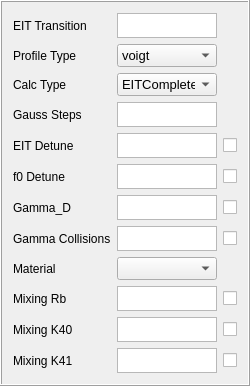
         <widget class="QFrame" name="frame_3">
          <property name="sizePolicy">
           <sizepolicy hsizetype="Minimum" vsizetype="Minimum">
            <horstretch>0</horstretch>
            <verstretch>0</verstretch>
           </sizepolicy>
          </property>
          <property name="frameShape">
           <enum>QFrame::Box</enum>
          </property>
          <property name="frameShadow">
           <enum>QFrame::Raised</enum>
          </property>
          <layout class="QHBoxLayout" name="horizontalLayout_9">
           <item>
            <layout class="QGridLayout" name="gridLayout_2">
             <property name="sizeConstraint">
              <enum>QLayout::SetMinimumSize</enum>
             </property>
             <item row="10" column="2">
              <widget class="QCheckBox" name="checkBox_mixing_k40">
               <property name="sizePolicy">
                <sizepolicy hsizetype="Minimum" vsizetype="Minimum">
                 <horstretch>0</horstretch>
                 <verstretch>0</verstretch>
                </sizepolicy>
               </property>
               <property name="cursor">
                <cursorShape>PointingHandCursor</cursorShape>
               </property>
               <property name="text">
                <string/>
               </property>
              </widget>
             </item>
             <item row="10" column="0">
              <widget class="QLabel" name="label_par_mixing_k40">
               <property name="sizePolicy">
                <sizepolicy hsizetype="Minimum" vsizetype="Minimum">
                 <horstretch>0</horstretch>
                 <verstretch>0</verstretch>
                </sizepolicy>
               </property>
               <property name="cursor">
                <cursorShape>PointingHandCursor</cursorShape>
               </property>
               <property name="mouseTracking">
                <bool>true</bool>
               </property>
               <property name="text">
                <string>Mixing K40</string>
               </property>
              </widget>
             </item>
             <item row="1" column="0">
              <widget class="QLabel" name="label_par_profile">
               <property name="sizePolicy">
                <sizepolicy hsizetype="Minimum" vsizetype="Minimum">
                 <horstretch>0</horstretch>
                 <verstretch>0</verstretch>
                </sizepolicy>
               </property>
               <property name="cursor">
                <cursorShape>PointingHandCursor</cursorShape>
               </property>
               <property name="mouseTracking">
                <bool>true</bool>
               </property>
               <property name="text">
                <string>Profile Type</string>
               </property>
              </widget>
             </item>
             <item row="6" column="1">
              <widget class="QTextEdit" name="textEdit_par_gammad">
               <property name="sizePolicy">
                <sizepolicy hsizetype="Minimum" vsizetype="Minimum">
                 <horstretch>0</horstretch>
                 <verstretch>0</verstretch>
                </sizepolicy>
               </property>
               <property name="maximumSize">
                <size>
                 <width>100</width>
                 <height>25</height>
                </size>
               </property>
               <property name="font">
                <font>
                 <pointsize>10</pointsize>
                </font>
               </property>
               <property name="cursor" stdset="0">
                <cursorShape>IBeamCursor</cursorShape>
               </property>
               <property name="tabChangesFocus">
                <bool>true</bool>
               </property>
              </widget>
             </item>
             <item row="6" column="0">
              <widget class="QLabel" name="label_par_gammad">
               <property name="sizePolicy">
                <sizepolicy hsizetype="Minimum" vsizetype="Minimum">
                 <horstretch>0</horstretch>
                 <verstretch>0</verstretch>
                </sizepolicy>
               </property>
               <property name="cursor">
                <cursorShape>PointingHandCursor</cursorShape>
               </property>
               <property name="mouseTracking">
                <bool>true</bool>
               </property>
               <property name="text">
                <string>Gamma_D</string>
               </property>
              </widget>
             </item>
             <item row="2" column="1">
              <widget class="QComboBox" name="comboBox_type">
               <property name="sizePolicy">
                <sizepolicy hsizetype="Minimum" vsizetype="Minimum">
                 <horstretch>0</horstretch>
                 <verstretch>0</verstretch>
                </sizepolicy>
               </property>
               <property name="maximumSize">
                <size>
                 <width>100</width>
                 <height>25</height>
                </size>
               </property>
               <property name="font">
                <font>
                 <pointsize>10</pointsize>
                </font>
               </property>
               <item>
                <property name="text">
                 <string>EITComplete</string>
                </property>
               </item>
               <item>
                <property name="text">
                 <string>EITStandalone</string>
                </property>
               </item>
               <item>
                <property name="text">
                 <string>EITTransition</string>
                </property>
               </item>
               <item>
                <property name="text">
                 <string>EITPower</string>
                </property>
               </item>
               <item>
                <property name="text">
                 <string>weakComplete</string>
                </property>
               </item>
               <item>
                <property name="text">
                 <string>weakStandalone</string>
                </property>
               </item>
              </widget>
             </item>
             <item row="4" column="2">
              <widget class="QCheckBox" name="checkBox_EITDetune">
               <property name="sizePolicy">
                <sizepolicy hsizetype="Minimum" vsizetype="Minimum">
                 <horstretch>0</horstretch>
                 <verstretch>0</verstretch>
                </sizepolicy>
               </property>
               <property name="cursor">
                <cursorShape>PointingHandCursor</cursorShape>
               </property>
               <property name="text">
                <string/>
               </property>
              </widget>
             </item>
             <item row="2" column="0">
              <widget class="QLabel" name="label_par_type">
               <property name="sizePolicy">
                <sizepolicy hsizetype="Minimum" vsizetype="Minimum">
                 <horstretch>0</horstretch>
                 <verstretch>0</verstretch>
                </sizepolicy>
               </property>
               <property name="cursor">
                <cursorShape>PointingHandCursor</cursorShape>
               </property>
               <property name="mouseTracking">
                <bool>true</bool>
               </property>
               <property name="text">
                <string>Calc Type</string>
               </property>
              </widget>
             </item>
             <item row="5" column="0">
              <widget class="QLabel" name="label_par_f0det">
               <property name="sizePolicy">
                <sizepolicy hsizetype="Minimum" vsizetype="Minimum">
                 <horstretch>0</horstretch>
                 <verstretch>0</verstretch>
                </sizepolicy>
               </property>
               <property name="cursor">
                <cursorShape>PointingHandCursor</cursorShape>
               </property>
               <property name="mouseTracking">
                <bool>false</bool>
               </property>
               <property name="text">
                <string>f0 Detune</string>
               </property>
              </widget>
             </item>
             <item row="4" column="0">
              <widget class="QLabel" name="label_par_EITDetune">
               <property name="sizePolicy">
                <sizepolicy hsizetype="Minimum" vsizetype="Minimum">
                 <horstretch>0</horstretch>
                 <verstretch>0</verstretch>
                </sizepolicy>
               </property>
               <property name="cursor">
                <cursorShape>PointingHandCursor</cursorShape>
               </property>
               <property name="mouseTracking">
                <bool>true</bool>
               </property>
               <property name="text">
                <string>EIT Detune</string>
               </property>
              </widget>
             </item>
             <item row="3" column="1">
              <widget class="QTextEdit" name="textEdit_par_gaussSteps">
               <property name="sizePolicy">
                <sizepolicy hsizetype="Minimum" vsizetype="Minimum">
                 <horstretch>0</horstretch>
                 <verstretch>0</verstretch>
                </sizepolicy>
               </property>
               <property name="maximumSize">
                <size>
                 <width>100</width>
                 <height>25</height>
                </size>
               </property>
               <property name="font">
                <font>
                 <pointsize>10</pointsize>
                </font>
               </property>
               <property name="cursor" stdset="0">
                <cursorShape>IBeamCursor</cursorShape>
               </property>
               <property name="tabChangesFocus">
                <bool>true</bool>
               </property>
              </widget>
             </item>
             <item row="8" column="0">
              <widget class="QLabel" name="label_par_material">
               <property name="sizePolicy">
                <sizepolicy hsizetype="Minimum" vsizetype="Minimum">
                 <horstretch>0</horstretch>
                 <verstretch>0</verstretch>
                </sizepolicy>
               </property>
               <property name="cursor">
                <cursorShape>PointingHandCursor</cursorShape>
               </property>
               <property name="mouseTracking">
                <bool>true</bool>
               </property>
               <property name="text">
                <string>Material</string>
               </property>
              </widget>
             </item>
             <item row="5" column="1">
              <widget class="QTextEdit" name="textEdit_par_f0det">
               <property name="sizePolicy">
                <sizepolicy hsizetype="Minimum" vsizetype="Minimum">
                 <horstretch>0</horstretch>
                 <verstretch>0</verstretch>
                </sizepolicy>
               </property>
               <property name="maximumSize">
                <size>
                 <width>100</width>
                 <height>25</height>
                </size>
               </property>
               <property name="font">
                <font>
                 <pointsize>10</pointsize>
                </font>
               </property>
               <property name="cursor" stdset="0">
                <cursorShape>IBeamCursor</cursorShape>
               </property>
               <property name="tabChangesFocus">
                <bool>true</bool>
               </property>
              </widget>
             </item>
             <item row="7" column="1">
              <widget class="QTextEdit" name="textEdit_par_gamma_coll">
               <property name="sizePolicy">
                <sizepolicy hsizetype="Minimum" vsizetype="Minimum">
                 <horstretch>0</horstretch>
                 <verstretch>0</verstretch>
                </sizepolicy>
               </property>
               <property name="maximumSize">
                <size>
                 <width>100</width>
                 <height>25</height>
                </size>
               </property>
               <property name="font">
                <font>
                 <pointsize>10</pointsize>
                </font>
               </property>
               <property name="cursor" stdset="0">
                <cursorShape>IBeamCursor</cursorShape>
               </property>
               <property name="tabChangesFocus">
                <bool>true</bool>
               </property>
              </widget>
             </item>
             <item row="4" column="1">
              <widget class="QTextEdit" name="textEdit_par_EITDetune">
               <property name="sizePolicy">
                <sizepolicy hsizetype="Minimum" vsizetype="Minimum">
                 <horstretch>0</horstretch>
                 <verstretch>0</verstretch>
                </sizepolicy>
               </property>
               <property name="maximumSize">
                <size>
                 <width>100</width>
                 <height>25</height>
                </size>
               </property>
               <property name="font">
                <font>
                 <pointsize>10</pointsize>
                </font>
               </property>
               <property name="cursor" stdset="0">
                <cursorShape>IBeamCursor</cursorShape>
               </property>
               <property name="tabChangesFocus">
                <bool>true</bool>
               </property>
              </widget>
             </item>
             <item row="9" column="0">
              <widget class="QLabel" name="label_par_mixing_rb">
               <property name="sizePolicy">
                <sizepolicy hsizetype="Minimum" vsizetype="Minimum">
                 <horstretch>0</horstretch>
                 <verstretch>0</verstretch>
                </sizepolicy>
               </property>
               <property name="cursor">
                <cursorShape>PointingHandCursor</cursorShape>
               </property>
               <property name="mouseTracking">
                <bool>true</bool>
               </property>
               <property name="text">
                <string>Mixing Rb</string>
               </property>
              </widget>
             </item>
             <item row="3" column="0">
              <widget class="QLabel" name="label_par_gaussSteps">
               <property name="sizePolicy">
                <sizepolicy hsizetype="Minimum" vsizetype="Minimum">
                 <horstretch>0</horstretch>
                 <verstretch>0</verstretch>
                </sizepolicy>
               </property>
               <property name="cursor">
                <cursorShape>PointingHandCursor</cursorShape>
               </property>
               <property name="mouseTracking">
                <bool>true</bool>
               </property>
               <property name="text">
                <string>Gauss Steps</string>
               </property>
              </widget>
             </item>
             <item row="9" column="1">
              <widget class="QTextEdit" name="textEdit_par_mixing_rb">
               <property name="sizePolicy">
                <sizepolicy hsizetype="Minimum" vsizetype="Minimum">
                 <horstretch>0</horstretch>
                 <verstretch>0</verstretch>
                </sizepolicy>
               </property>
               <property name="maximumSize">
                <size>
                 <width>100</width>
                 <height>25</height>
                </size>
               </property>
               <property name="font">
                <font>
                 <pointsize>10</pointsize>
                </font>
               </property>
               <property name="cursor" stdset="0">
                <cursorShape>IBeamCursor</cursorShape>
               </property>
               <property name="tabChangesFocus">
                <bool>true</bool>
               </property>
              </widget>
             </item>
             <item row="9" column="2">
              <widget class="QCheckBox" name="checkBox_mixing_rb">
               <property name="sizePolicy">
                <sizepolicy hsizetype="Minimum" vsizetype="Minimum">
                 <horstretch>0</horstretch>
                 <verstretch>0</verstretch>
                </sizepolicy>
               </property>
               <property name="cursor">
                <cursorShape>PointingHandCursor</cursorShape>
               </property>
               <property name="text">
                <string/>
               </property>
              </widget>
             </item>
             <item row="1" column="1">
              <widget class="QComboBox" name="comboBox_profile">
               <property name="sizePolicy">
                <sizepolicy hsizetype="Minimum" vsizetype="Minimum">
                 <horstretch>0</horstretch>
                 <verstretch>0</verstretch>
                </sizepolicy>
               </property>
               <property name="maximumSize">
                <size>
                 <width>100</width>
                 <height>25</height>
                </size>
               </property>
               <property name="font">
                <font>
                 <pointsize>10</pointsize>
                </font>
               </property>
               <item>
                <property name="text">
                 <string>voigt</string>
                </property>
               </item>
               <item>
                <property name="text">
                 <string>lorentz</string>
                </property>
               </item>
              </widget>
             </item>
             <item row="6" column="2">
              <widget class="QCheckBox" name="checkBox_gammad">
               <property name="sizePolicy">
                <sizepolicy hsizetype="Minimum" vsizetype="Minimum">
                 <horstretch>0</horstretch>
                 <verstretch>0</verstretch>
                </sizepolicy>
               </property>
               <property name="cursor">
                <cursorShape>PointingHandCursor</cursorShape>
               </property>
               <property name="text">
                <string/>
               </property>
              </widget>
             </item>
             <item row="7" column="0">
              <widget class="QLabel" name="label_par_gamma_coll">
               <property name="sizePolicy">
                <sizepolicy hsizetype="Minimum" vsizetype="Minimum">
                 <horstretch>0</horstretch>
                 <verstretch>0</verstretch>
                </sizepolicy>
               </property>
               <property name="cursor">
                <cursorShape>PointingHandCursor</cursorShape>
               </property>
               <property name="mouseTracking">
                <bool>true</bool>
               </property>
               <property name="text">
                <string>Gamma Collisions</string>
               </property>
              </widget>
             </item>
             <item row="5" column="2">
              <widget class="QCheckBox" name="checkBox_f0det">
               <property name="sizePolicy">
                <sizepolicy hsizetype="Minimum" vsizetype="Minimum">
                 <horstretch>0</horstretch>
                 <verstretch>0</verstretch>
                </sizepolicy>
               </property>
               <property name="cursor">
                <cursorShape>PointingHandCursor</cursorShape>
               </property>
               <property name="text">
                <string/>
               </property>
              </widget>
             </item>
             <item row="8" column="1">
              <widget class="QComboBox" name="comboBox_material">
               <property name="sizePolicy">
                <sizepolicy hsizetype="Minimum" vsizetype="Minimum">
                 <horstretch>0</horstretch>
                 <verstretch>0</verstretch>
                </sizepolicy>
               </property>
               <property name="maximumSize">
                <size>
                 <width>100</width>
                 <height>25</height>
                </size>
               </property>
               <property name="font">
                <font>
                 <pointsize>10</pointsize>
                </font>
               </property>
              </widget>
             </item>
             <item row="0" column="0">
              <widget class="QLabel" name="label_par_transition">
               <property name="sizePolicy">
                <sizepolicy hsizetype="Minimum" vsizetype="Minimum">
                 <horstretch>0</horstretch>
                 <verstretch>0</verstretch>
                </sizepolicy>
               </property>
               <property name="cursor">
                <cursorShape>PointingHandCursor</cursorShape>
               </property>
               <property name="mouseTracking">
                <bool>true</bool>
               </property>
               <property name="text">
                <string>EIT Transition</string>
               </property>
              </widget>
             </item>
             <item row="7" column="2">
              <widget class="QCheckBox" name="checkBox_gamma_coll">
               <property name="sizePolicy">
                <sizepolicy hsizetype="Minimum" vsizetype="Minimum">
                 <horstretch>0</horstretch>
                 <verstretch>0</verstretch>
                </sizepolicy>
               </property>
               <property name="cursor">
                <cursorShape>PointingHandCursor</cursorShape>
               </property>
               <property name="text">
                <string/>
               </property>
              </widget>
             </item>
             <item row="0" column="1">
              <widget class="QTextEdit" name="textEdit_par_transition">
               <property name="sizePolicy">
                <sizepolicy hsizetype="Minimum" vsizetype="Minimum">
                 <horstretch>0</horstretch>
                 <verstretch>0</verstretch>
                </sizepolicy>
               </property>
               <property name="maximumSize">
                <size>
                 <width>100</width>
                 <height>25</height>
                </size>
               </property>
               <property name="font">
                <font>
                 <pointsize>10</pointsize>
                </font>
               </property>
               <property name="cursor" stdset="0">
                <cursorShape>IBeamCursor</cursorShape>
               </property>
               <property name="tabChangesFocus">
                <bool>true</bool>
               </property>
              </widget>
             </item>
             <item row="10" column="1">
              <widget class="QTextEdit" name="textEdit_par_mixing_k40">
               <property name="sizePolicy">
                <sizepolicy hsizetype="Minimum" vsizetype="Minimum">
                 <horstretch>0</horstretch>
                 <verstretch>0</verstretch>
                </sizepolicy>
               </property>
               <property name="maximumSize">
                <size>
                 <width>100</width>
                 <height>25</height>
                </size>
               </property>
               <property name="font">
                <font>
                 <pointsize>10</pointsize>
                </font>
               </property>
               <property name="cursor" stdset="0">
                <cursorShape>IBeamCursor</cursorShape>
               </property>
               <property name="tabChangesFocus">
                <bool>true</bool>
               </property>
              </widget>
             </item>
             <item row="11" column="0">
              <widget class="QLabel" name="label_par_mixing_k41">
               <property name="sizePolicy">
                <sizepolicy hsizetype="Minimum" vsizetype="Minimum">
                 <horstretch>0</horstretch>
                 <verstretch>0</verstretch>
                </sizepolicy>
               </property>
               <property name="cursor">
                <cursorShape>PointingHandCursor</cursorShape>
               </property>
               <property name="mouseTracking">
                <bool>true</bool>
               </property>
               <property name="text">
                <string>Mixing K41</string>
               </property>
              </widget>
             </item>
             <item row="11" column="1">
              <widget class="QTextEdit" name="textEdit_par_mixing_k41">
               <property name="sizePolicy">
                <sizepolicy hsizetype="Minimum" vsizetype="Minimum">
                 <horstretch>0</horstretch>
                 <verstretch>0</verstretch>
                </sizepolicy>
               </property>
               <property name="maximumSize">
                <size>
                 <width>100</width>
                 <height>25</height>
                </size>
               </property>
               <property name="font">
                <font>
                 <pointsize>10</pointsize>
                </font>
               </property>
               <property name="cursor" stdset="0">
                <cursorShape>IBeamCursor</cursorShape>
               </property>
               <property name="tabChangesFocus">
                <bool>true</bool>
               </property>
              </widget>
             </item>
             <item row="11" column="2">
              <widget class="QCheckBox" name="checkBox_mixing_k41">
               <property name="sizePolicy">
                <sizepolicy hsizetype="Minimum" vsizetype="Minimum">
                 <horstretch>0</horstretch>
                 <verstretch>0</verstretch>
                </sizepolicy>
               </property>
               <property name="cursor">
                <cursorShape>PointingHandCursor</cursorShape>
               </property>
               <property name="text">
                <string/>
               </property>
              </widget>
             </item>
            </layout>
           </item>
          </layout>
         </widget>
